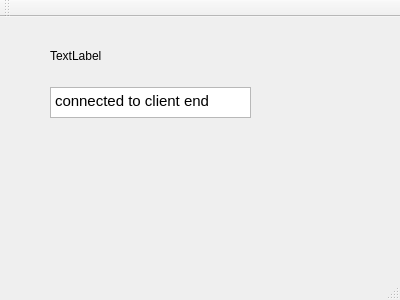
<?xml version="1.0" encoding="UTF-8"?>
<ui version="4.0">
 <class>MainWindow</class>
 <widget class="QMainWindow" name="MainWindow">
  <property name="geometry">
   <rect>
    <x>0</x>
    <y>0</y>
    <width>400</width>
    <height>300</height>
   </rect>
  </property>
  <property name="windowTitle">
   <string>MainWindow</string>
  </property>
  <widget class="QWidget" name="centralWidget">
   <widget class="QLabel" name="label">
    <property name="geometry">
     <rect>
      <x>50</x>
      <y>30</y>
      <width>200</width>
      <height>17</height>
     </rect>
    </property>
    <property name="text">
     <string>TextLabel</string>
    </property>
   </widget>
   <widget class="QTextEdit" name="textEdit">
    <property name="geometry">
     <rect>
      <x>50</x>
      <y>70</y>
      <width>201</width>
      <height>31</height>
     </rect>
    </property>
    <property name="html">
     <string>&lt;!DOCTYPE HTML PUBLIC &quot;-//W3C//DTD HTML 4.0//EN&quot; &quot;http://www.w3.org/TR/REC-html40/strict.dtd&quot;&gt;
&lt;html&gt;&lt;head&gt;&lt;meta name=&quot;qrichtext&quot; content=&quot;1&quot; /&gt;&lt;style type=&quot;text/css&quot;&gt;
p, li { white-space: pre-wrap; }
&lt;/style&gt;&lt;/head&gt;&lt;body style=&quot; font-family:'Ubuntu'; font-size:11pt; font-weight:400; font-style:normal;&quot;&gt;
&lt;p style=&quot; margin-top:0px; margin-bottom:0px; margin-left:0px; margin-right:0px; -qt-block-indent:0; text-indent:0px;&quot;&gt;connected to client end&lt;/p&gt;&lt;/body&gt;&lt;/html&gt;</string>
    </property>
   </widget>
  </widget>
  <widget class="QMenuBar" name="menuBar">
   <property name="geometry">
    <rect>
     <x>0</x>
     <y>0</y>
     <width>400</width>
     <height>22</height>
    </rect>
   </property>
  </widget>
  <widget class="QToolBar" name="mainToolBar">
   <attribute name="toolBarArea">
    <enum>TopToolBarArea</enum>
   </attribute>
   <attribute name="toolBarBreak">
    <bool>false</bool>
   </attribute>
  </widget>
  <widget class="QStatusBar" name="statusBar"/>
 </widget>
 <layoutdefault spacing="6" margin="11"/>
 <resources/>
 <connections/>
</ui>
